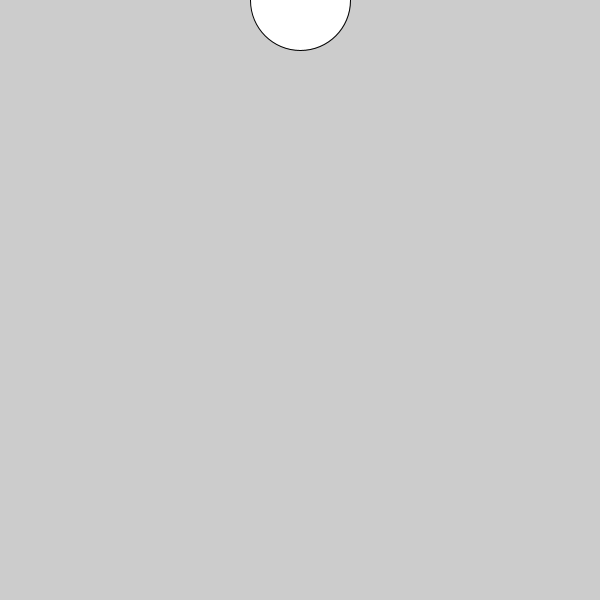
Frame 1 (no input)
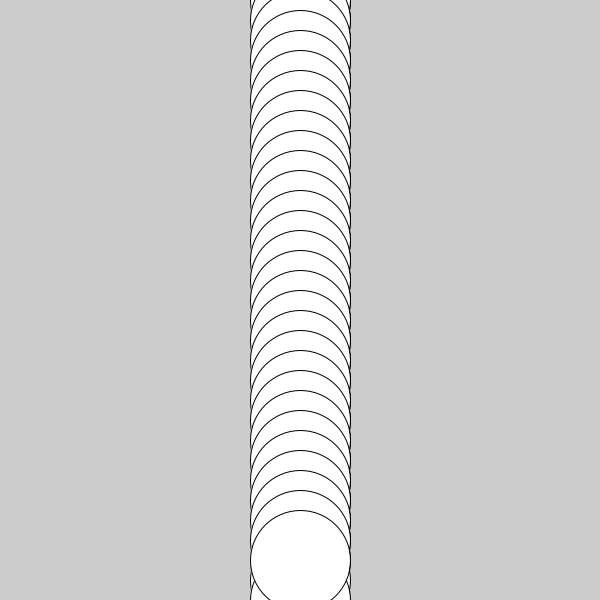
Frame 60 (the mouse pressed at the canvas centre just before this capture)
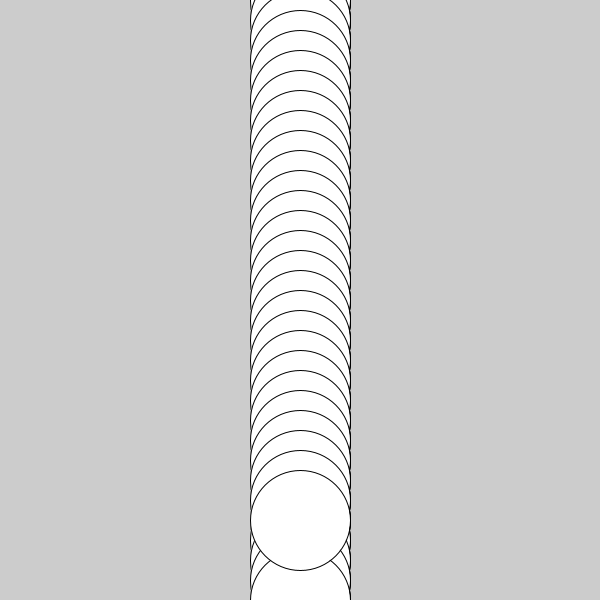
Frame 120 (the mouse held since frame 60 and released just before this capture)

The Processing sketch that drew these frames (run headless with seeded random() and noise(); from frame 60 on, the mouse is pressed at the canvas centre):

// Processing sketch: Question_11
// ── Question_11.pde
float x, y;
void setup() {
  size(600, 600);
  x= width/2;
  y= 0; 
}

void draw() {
  ellipse(x, y, 100, 100);
  
  y = y+10;

  if (y > height) {
    y = 0;
  } else {
    y+=10;
  }
}
